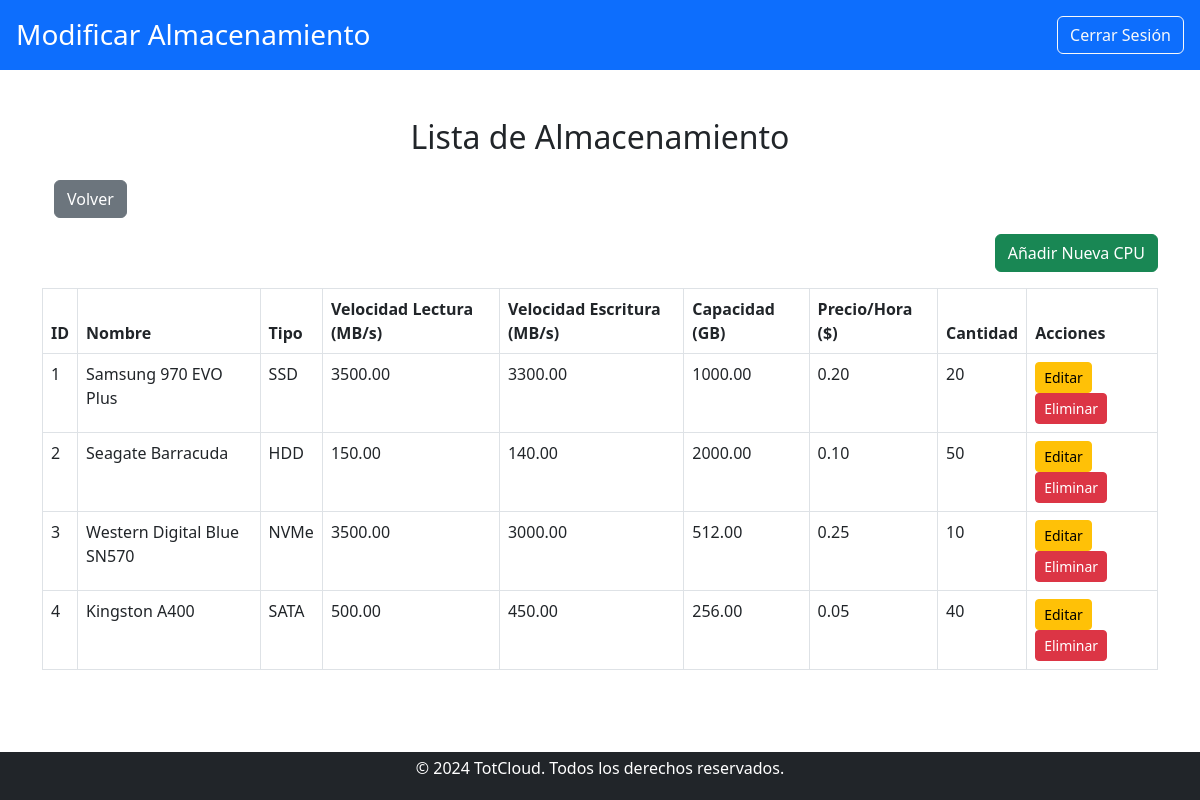
The page /trabajador/modificar_componentes/almacenamiento/modificar_almacenamiento.php (signed in) on the database its author committed.
### tables this page shows
CREATE TABLE `almacenamiento` (
  `idAlmacenamiento` int(11) NOT NULL,
  `Nombre` varchar(100) NOT NULL,
  `Tipo` varchar(50) NOT NULL,
  `VelocidadLectura` decimal(10,2) NOT NULL,
  `VelocidadEscritura` decimal(10,2) NOT NULL,
  `Capacidad` decimal(10,2) NOT NULL,
  `PrecioH` decimal(10,2) NOT NULL,
  `Cantidad` int(11) NOT NULL
);

### public/trabajador/modificar_componentes/almacenamiento/modificar_almacenamiento.php (the view, shortened to what this page needs)
<?php
include '../../../../includes/db_connect.php';
$query = "SELECT * FROM almacenamiento";
$result = $conn->query($query);
?>
<!DOCTYPE html>
<html lang="es">
<head>
    <link href="https://cdn.jsdelivr.net/npm/bootstrap@5.3.0/dist/css/bootstrap.min.css" rel="stylesheet">
    <link href="../../../css/estilos.css" rel="stylesheet">
</head>
<body>
    <header class="bg-primary text-white d-flex justify-content-between align-items-center p-3">
        <div>
            <h1 class="h3 mb-0">Modificar Almacenamiento</h1>
        </div>
        <div>
            <a href="../../../logout.php" class="btn btn-outline-light">Cerrar Sesión</a>
        </div>
    </header>
    <main class="container my-5">
        <h2 class="text-center mb-4">Lista de Almacenamiento</h2>
        <div class="container my-3">
            <a href="../modificar_componentes.php" class="btn btn-secondary">Volver</a>
        </div>
        <div class="mb-3 text-end">
            <a href="crear_almacenamiento.php" class="btn btn-success">Añadir Nueva CPU</a>
        </div>
        <table class="table table-bordered">
            <thead>
                <tr>
                    <th>ID</th>
                    <th>Nombre</th>
                    <th>Tipo</th>
                    <th>Velocidad Lectura (MB/s)</th>
                    <th>Velocidad Escritura (MB/s)</th>
                    <th>Capacidad (GB)</th>
                    <th>Precio/Hora ($)</th>
                    <th>Cantidad</th>
                    <th>Acciones</th>
                </tr>
            </thead>
            <tbody>
                <?php while ($almacenamiento = $result->fetch_assoc()): ?>
                    <tr>
                        <td><?php echo htmlspecialchars($almacenamiento['idAlmacenamiento']); ?></td>
                        <td><?php echo htmlspecialchars($almacenamiento['Nombre']); ?></td>
                        <td><?php echo htmlspecialchars($almacenamiento['Tipo']); ?></td>
                        <td><?php echo htmlspecialchars($almacenamiento['VelocidadLectura']); ?></td>
                        <td><?php echo htmlspecialchars($almacenamiento['VelocidadEscritura']); ?></td>
                        <td><?php echo htmlspecialchars($almacenamiento['Capacidad']); ?></td>
                        <td><?php echo htmlspecialchars($almacenamiento['PrecioH']); ?></td>
                        <td><?php echo htmlspecialchars($almacenamiento['Cantidad']); ?></td>
                        <td>
                            <a href="editar_almacenamiento.php?id=<?php echo $almacenamiento['idAlmacenamiento']; ?>" class="btn btn-warning btn-sm">Editar</a>
                            <a href="modificar_almacenamiento.php?eliminar=<?php echo $almacenamiento['idAlmacenamiento']; ?>" class="btn btn-danger btn-sm" onclick="return confirm('¿Estás seguro de eliminar este almacenamiento?')">Eliminar</a>
                        </td>
                    </tr>
                <?php endwhile; ?>
            </tbody>
        </table>
    </main>
    <?php include '../../../../includes/footer.php'; ?>
</body>
</html>

### public/css/estilos.css (style rules this page uses)
body { display: flex; flex-direction: column; min-height: 100vh; margin: 0; }
main { flex: 1; }
header { background-color: #007bff; color: white; padding: 1rem 0; text-align: center; }

### rows shown on the page
almacenamiento: idAlmacenamiento "1", Nombre "Samsung 970 EVO Plus", Tipo "SSD", VelocidadLectura "3500.00", VelocidadEscritura "3300.00", Capacidad "1000.00", PrecioH "0.20", Cantidad "20"
almacenamiento: idAlmacenamiento "2", Nombre "Seagate Barracuda", Tipo "HDD", VelocidadLectura "150.00", VelocidadEscritura "140.00", Capacidad "2000.00", PrecioH "0.10", Cantidad "50"
almacenamiento: idAlmacenamiento "3", Nombre "Western Digital Blue SN570", Tipo "NVMe", VelocidadLectura "3500.00", VelocidadEscritura "3000.00", Capacidad "512.00", PrecioH "0.25", Cantidad "10"
almacenamiento: idAlmacenamiento "4", Nombre "Kingston A400", Tipo "SATA", VelocidadLectura "500.00", VelocidadEscritura "450.00", Capacidad "256.00", PrecioH "0.05", Cantidad "40"
